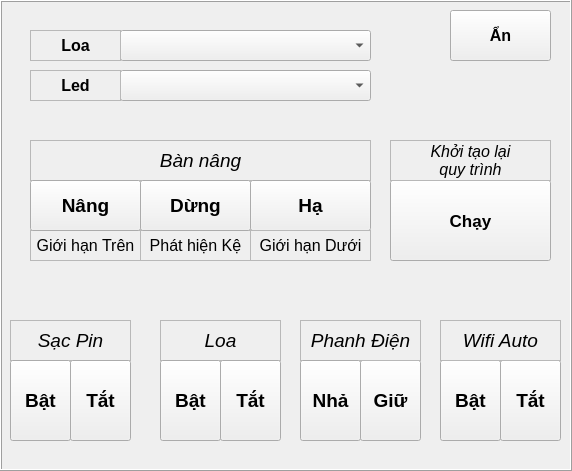
    <widget class="QFrame" name="fr_handMode_extend">
     <property name="geometry">
      <rect>
       <x>319</x>
       <y>0</y>
       <width>572</width>
       <height>471</height>
      </rect>
     </property>
     <property name="autoFillBackground">
      <bool>true</bool>
     </property>
     <property name="frameShape">
      <enum>QFrame::Box</enum>
     </property>
     <property name="frameShadow">
      <enum>QFrame::Raised</enum>
     </property>
     <widget class="QPushButton" name="bt_disableBrake_off">
      <property name="geometry">
       <rect>
        <x>360</x>
        <y>360</y>
        <width>61</width>
        <height>81</height>
       </rect>
      </property>
      <property name="font">
       <font>
        <pointsize>14</pointsize>
        <weight>75</weight>
        <bold>true</bold>
       </font>
      </property>
      <property name="text">
       <string>Giữ</string>
      </property>
     </widget>
     <widget class="QLabel" name="lb_charger">
      <property name="geometry">
       <rect>
        <x>10</x>
        <y>320</y>
        <width>121</width>
        <height>41</height>
       </rect>
      </property>
      <property name="font">
       <font>
        <pointsize>14</pointsize>
        <weight>50</weight>
        <italic>true</italic>
        <bold>false</bold>
       </font>
      </property>
      <property name="autoFillBackground">
       <bool>false</bool>
      </property>
      <property name="frameShape">
       <enum>QFrame::StyledPanel</enum>
      </property>
      <property name="lineWidth">
       <number>1</number>
      </property>
      <property name="midLineWidth">
       <number>0</number>
      </property>
      <property name="text">
       <string>Sạc Pin</string>
      </property>
      <property name="scaledContents">
       <bool>false</bool>
      </property>
      <property name="alignment">
       <set>Qt::AlignCenter</set>
      </property>
      <property name="wordWrap">
       <bool>false</bool>
      </property>
      <property name="openExternalLinks">
       <bool>false</bool>
      </property>
     </widget>
     <widget class="QLabel" name="lb_speaker">
      <property name="geometry">
       <rect>
        <x>160</x>
        <y>320</y>
        <width>121</width>
        <height>41</height>
       </rect>
      </property>
      <property name="font">
       <font>
        <pointsize>14</pointsize>
        <weight>50</weight>
        <italic>true</italic>
        <bold>false</bold>
       </font>
      </property>
      <property name="autoFillBackground">
       <bool>false</bool>
      </property>
      <property name="frameShape">
       <enum>QFrame::StyledPanel</enum>
      </property>
      <property name="lineWidth">
       <number>1</number>
      </property>
      <property name="midLineWidth">
       <number>0</number>
      </property>
      <property name="text">
       <string>Loa</string>
      </property>
      <property name="scaledContents">
       <bool>false</bool>
      </property>
      <property name="alignment">
       <set>Qt::AlignCenter</set>
      </property>
      <property name="wordWrap">
       <bool>false</bool>
      </property>
      <property name="openExternalLinks">
       <bool>false</bool>
      </property>
     </widget>
     <widget class="QLabel" name="lb_brake">
      <property name="geometry">
       <rect>
        <x>300</x>
        <y>320</y>
        <width>121</width>
        <height>41</height>
       </rect>
      </property>
      <property name="font">
       <font>
        <pointsize>14</pointsize>
        <weight>50</weight>
        <italic>true</italic>
        <bold>false</bold>
       </font>
      </property>
      <property name="autoFillBackground">
       <bool>false</bool>
      </property>
      <property name="frameShape">
       <enum>QFrame::StyledPanel</enum>
      </property>
      <property name="lineWidth">
       <number>1</number>
      </property>
      <property name="midLineWidth">
       <number>0</number>
      </property>
      <property name="text">
       <string>Phanh Điện</string>
      </property>
      <property name="scaledContents">
       <bool>false</bool>
      </property>
      <property name="alignment">
       <set>Qt::AlignCenter</set>
      </property>
      <property name="wordWrap">
       <bool>false</bool>
      </property>
      <property name="openExternalLinks">
       <bool>false</bool>
      </property>
     </widget>
     <widget class="QPushButton" name="bt_charger_on">
      <property name="geometry">
       <rect>
        <x>10</x>
        <y>360</y>
        <width>61</width>
        <height>81</height>
       </rect>
      </property>
      <property name="font">
       <font>
        <pointsize>14</pointsize>
        <weight>75</weight>
        <bold>true</bold>
       </font>
      </property>
      <property name="text">
       <string>Bật</string>
      </property>
      <property name="checkable">
       <bool>false</bool>
      </property>
      <property name="autoRepeat">
       <bool>true</bool>
      </property>
      <property name="autoExclusive">
       <bool>true</bool>
      </property>
      <property name="autoRepeatDelay">
       <number>300</number>
      </property>
      <property name="autoRepeatInterval">
       <number>100</number>
      </property>
      <property name="autoDefault">
       <bool>true</bool>
      </property>
      <property name="default">
       <bool>false</bool>
      </property>
      <property name="flat">
       <bool>false</bool>
      </property>
     </widget>
     <widget class="QPushButton" name="bt_speaker_on">
      <property name="geometry">
       <rect>
        <x>160</x>
        <y>360</y>
        <width>61</width>
        <height>81</height>
       </rect>
      </property>
      <property name="font">
       <font>
        <pointsize>14</pointsize>
        <weight>75</weight>
        <bold>true</bold>
       </font>
      </property>
      <property name="text">
       <string>Bật</string>
      </property>
     </widget>
     <widget class="QPushButton" name="bt_speaker_off">
      <property name="geometry">
       <rect>
        <x>220</x>
        <y>360</y>
        <width>61</width>
        <height>81</height>
       </rect>
      </property>
      <property name="font">
       <font>
        <pointsize>14</pointsize>
        <weight>75</weight>
        <bold>true</bold>
       </font>
      </property>
      <property name="text">
       <string>Tắt</string>
      </property>
     </widget>
     <widget class="QPushButton" name="bt_disableBrake_on">
      <property name="geometry">
       <rect>
        <x>300</x>
        <y>360</y>
        <width>61</width>
        <height>81</height>
       </rect>
      </property>
      <property name="font">
       <font>
        <pointsize>14</pointsize>
        <weight>75</weight>
        <bold>true</bold>
       </font>
      </property>
      <property name="text">
       <string>Nhả</string>
      </property>
     </widget>
     <widget class="QPushButton" name="bt_charger_off">
      <property name="geometry">
       <rect>
        <x>70</x>
        <y>360</y>
        <width>61</width>
        <height>81</height>
       </rect>
      </property>
      <property name="font">
       <font>
        <pointsize>14</pointsize>
        <weight>75</weight>
        <bold>true</bold>
       </font>
      </property>
      <property name="text">
       <string>Tắt</string>
      </property>
      <property name="autoRepeatDelay">
       <number>300</number>
      </property>
      <property name="autoRepeatInterval">
       <number>100</number>
      </property>
     </widget>
     <widget class="QPushButton" name="bt_controlConveyor_hide">
      <property name="geometry">
       <rect>
        <x>450</x>
        <y>10</y>
        <width>101</width>
        <height>51</height>
       </rect>
      </property>
      <property name="font">
       <font>
        <pointsize>12</pointsize>
        <weight>75</weight>
        <bold>true</bold>
       </font>
      </property>
      <property name="text">
       <string>Ẩn</string>
      </property>
     </widget>
     <widget class="QLabel" name="lbv_conveyorA">
      <property name="geometry">
       <rect>
        <x>30</x>
        <y>140</y>
        <width>341</width>
        <height>41</height>
       </rect>
      </property>
      <property name="font">
       <font>
        <pointsize>14</pointsize>
        <weight>50</weight>
        <italic>true</italic>
        <bold>false</bold>
       </font>
      </property>
      <property name="autoFillBackground">
       <bool>false</bool>
      </property>
      <property name="frameShape">
       <enum>QFrame::StyledPanel</enum>
      </property>
      <property name="lineWidth">
       <number>2</number>
      </property>
      <property name="midLineWidth">
       <number>0</number>
      </property>
      <property name="text">
       <string>Bàn nâng</string>
      </property>
      <property name="scaledContents">
       <bool>false</bool>
      </property>
      <property name="alignment">
       <set>Qt::AlignCenter</set>
      </property>
      <property name="wordWrap">
       <bool>false</bool>
      </property>
      <property name="openExternalLinks">
       <bool>false</bool>
      </property>
     </widget>
     <widget class="QPushButton" name="bt_lift_down">
      <property name="geometry">
       <rect>
        <x>250</x>
        <y>180</y>
        <width>121</width>
        <height>51</height>
       </rect>
      </property>
      <property name="font">
       <font>
        <pointsize>14</pointsize>
        <weight>75</weight>
        <bold>true</bold>
       </font>
      </property>
      <property name="text">
       <string>Hạ</string>
      </property>
     </widget>
     <widget class="QLabel" name="lbc_limitBelow2">
      <property name="geometry">
       <rect>
        <x>250</x>
        <y>230</y>
        <width>121</width>
        <height>31</height>
       </rect>
      </property>
      <property name="font">
       <font>
        <pointsize>12</pointsize>
       </font>
      </property>
      <property name="autoFillBackground">
       <bool>false</bool>
      </property>
      <property name="frameShape">
       <enum>QFrame::StyledPanel</enum>
      </property>
      <property name="lineWidth">
       <number>1</number>
      </property>
      <property name="midLineWidth">
       <number>0</number>
      </property>
      <property name="text">
       <string>Giới hạn Dưới</string>
      </property>
      <property name="scaledContents">
       <bool>false</bool>
      </property>
      <property name="alignment">
       <set>Qt::AlignCenter</set>
      </property>
      <property name="wordWrap">
       <bool>false</bool>
      </property>
      <property name="openExternalLinks">
       <bool>false</bool>
      </property>
     </widget>
     <widget class="QLabel" name="lbc_limitAbove2">
      <property name="geometry">
       <rect>
        <x>30</x>
        <y>230</y>
        <width>111</width>
        <height>31</height>
       </rect>
      </property>
      <property name="font">
       <font>
        <pointsize>12</pointsize>
       </font>
      </property>
      <property name="autoFillBackground">
       <bool>false</bool>
      </property>
      <property name="frameShape">
       <enum>QFrame::StyledPanel</enum>
      </property>
      <property name="lineWidth">
       <number>1</number>
      </property>
      <property name="midLineWidth">
       <number>0</number>
      </property>
      <property name="text">
       <string>Giới hạn Trên</string>
      </property>
      <property name="scaledContents">
       <bool>false</bool>
      </property>
      <property name="alignment">
       <set>Qt::AlignCenter</set>
      </property>
      <property name="wordWrap">
       <bool>false</bool>
      </property>
      <property name="openExternalLinks">
       <bool>false</bool>
      </property>
     </widget>
     <widget class="QLabel" name="lbc_checkTray2">
      <property name="geometry">
       <rect>
        <x>140</x>
        <y>230</y>
        <width>111</width>
        <height>31</height>
       </rect>
      </property>
      <property name="font">
       <font>
        <pointsize>12</pointsize>
       </font>
      </property>
      <property name="autoFillBackground">
       <bool>false</bool>
      </property>
      <property name="frameShape">
       <enum>QFrame::StyledPanel</enum>
      </property>
      <property name="lineWidth">
       <number>1</number>
      </property>
      <property name="midLineWidth">
       <number>0</number>
      </property>
      <property name="text">
       <string>Phát hiện Kệ</string>
      </property>
      <property name="scaledContents">
       <bool>false</bool>
      </property>
      <property name="alignment">
       <set>Qt::AlignCenter</set>
      </property>
      <property name="wordWrap">
       <bool>false</bool>
      </property>
      <property name="openExternalLinks">
       <bool>false</bool>
      </property>
     </widget>
     <widget class="QPushButton" name="bt_lift_up">
      <property name="geometry">
       <rect>
        <x>30</x>
        <y>180</y>
        <width>111</width>
        <height>51</height>
       </rect>
      </property>
      <property name="font">
       <font>
        <pointsize>14</pointsize>
        <weight>75</weight>
        <bold>true</bold>
       </font>
      </property>
      <property name="text">
       <string>Nâng</string>
      </property>
     </widget>
     <widget class="QPushButton" name="bt_lift_reset">
      <property name="geometry">
       <rect>
        <x>140</x>
        <y>180</y>
        <width>111</width>
        <height>51</height>
       </rect>
      </property>
      <property name="font">
       <font>
        <pointsize>14</pointsize>
        <weight>75</weight>
        <bold>true</bold>
       </font>
      </property>
      <property name="text">
       <string>Dừng</string>
      </property>
     </widget>
     <widget class="QPushButton" name="bt_resetFrameWork">
      <property name="geometry">
       <rect>
        <x>390</x>
        <y>180</y>
        <width>161</width>
        <height>81</height>
       </rect>
      </property>
      <property name="font">
       <font>
        <pointsize>13</pointsize>
        <weight>75</weight>
        <bold>true</bold>
       </font>
      </property>
      <property name="text">
       <string>Chạy</string>
      </property>
     </widget>
     <widget class="QLabel" name="lb_speaker_2">
      <property name="geometry">
       <rect>
        <x>390</x>
        <y>140</y>
        <width>161</width>
        <height>41</height>
       </rect>
      </property>
      <property name="font">
       <font>
        <pointsize>12</pointsize>
        <weight>50</weight>
        <italic>true</italic>
        <bold>false</bold>
       </font>
      </property>
      <property name="autoFillBackground">
       <bool>false</bool>
      </property>
      <property name="frameShape">
       <enum>QFrame::StyledPanel</enum>
      </property>
      <property name="lineWidth">
       <number>1</number>
      </property>
      <property name="midLineWidth">
       <number>0</number>
      </property>
      <property name="text">
       <string>Khởi tạo lại
quy trình</string>
      </property>
      <property name="scaledContents">
       <bool>false</bool>
      </property>
      <property name="alignment">
       <set>Qt::AlignCenter</set>
      </property>
      <property name="wordWrap">
       <bool>false</bool>
      </property>
      <property name="openExternalLinks">
       <bool>false</bool>
      </property>
     </widget>
     <widget class="QComboBox" name="cb_listSpeak">
      <property name="geometry">
       <rect>
        <x>120</x>
        <y>30</y>
        <width>251</width>
        <height>31</height>
       </rect>
      </property>
      <property name="font">
       <font>
        <pointsize>12</pointsize>
       </font>
      </property>
      <property name="editable">
       <bool>false</bool>
      </property>
     </widget>
     <widget class="QLabel" name="lb_speakerSound">
      <property name="enabled">
       <bool>true</bool>
      </property>
      <property name="geometry">
       <rect>
        <x>30</x>
        <y>30</y>
        <width>91</width>
        <height>31</height>
       </rect>
      </property>
      <property name="font">
       <font>
        <pointsize>12</pointsize>
        <weight>75</weight>
        <bold>true</bold>
       </font>
      </property>
      <property name="autoFillBackground">
       <bool>false</bool>
      </property>
      <property name="frameShape">
       <enum>QFrame::StyledPanel</enum>
      </property>
      <property name="lineWidth">
       <number>1</number>
      </property>
      <property name="midLineWidth">
       <number>0</number>
      </property>
      <property name="text">
       <string>Loa</string>
      </property>
      <property name="scaledContents">
       <bool>false</bool>
      </property>
      <property name="alignment">
       <set>Qt::AlignCenter</set>
      </property>
      <property name="wordWrap">
       <bool>false</bool>
      </property>
      <property name="openExternalLinks">
       <bool>false</bool>
      </property>
     </widget>
     <widget class="QComboBox" name="cb_listLed">
      <property name="geometry">
       <rect>
        <x>120</x>
        <y>70</y>
        <width>251</width>
        <height>31</height>
       </rect>
      </property>
      <property name="font">
       <font>
        <pointsize>12</pointsize>
       </font>
      </property>
      <property name="editable">
       <bool>false</bool>
      </property>
     </widget>
     <widget class="QLabel" name="lb_light">
      <property name="enabled">
       <bool>true</bool>
      </property>
      <property name="geometry">
       <rect>
        <x>30</x>
        <y>70</y>
        <width>91</width>
        <height>31</height>
       </rect>
      </property>
      <property name="font">
       <font>
        <pointsize>12</pointsize>
        <weight>75</weight>
        <bold>true</bold>
       </font>
      </property>
      <property name="autoFillBackground">
       <bool>false</bool>
      </property>
      <property name="frameShape">
       <enum>QFrame::StyledPanel</enum>
      </property>
      <property name="lineWidth">
       <number>1</number>
      </property>
      <property name="midLineWidth">
       <number>0</number>
      </property>
      <property name="text">
       <string>Led</string>
      </property>
      <property name="scaledContents">
       <bool>false</bool>
      </property>
      <property name="alignment">
       <set>Qt::AlignCenter</set>
      </property>
      <property name="wordWrap">
       <bool>false</bool>
      </property>
      <property name="openExternalLinks">
       <bool>false</bool>
      </property>
     </widget>
     <widget class="QPushButton" name="bt_autoConnectWifi_off">
      <property name="geometry">
       <rect>
        <x>500</x>
        <y>360</y>
        <width>61</width>
        <height>81</height>
       </rect>
      </property>
      <property name="font">
       <font>
        <pointsize>14</pointsize>
        <weight>75</weight>
        <bold>true</bold>
       </font>
      </property>
      <property name="text">
       <string>Tắt</string>
      </property>
     </widget>
     <widget class="QPushButton" name="bt_autoConnectWifi_on">
      <property name="geometry">
       <rect>
        <x>440</x>
        <y>360</y>
        <width>61</width>
        <height>81</height>
       </rect>
      </property>
      <property name="font">
       <font>
        <pointsize>14</pointsize>
        <weight>75</weight>
        <bold>true</bold>
       </font>
      </property>
      <property name="text">
       <string>Bật</string>
      </property>
     </widget>
     <widget class="QLabel" name="lb_wifi_auto">
      <property name="geometry">
       <rect>
        <x>440</x>
        <y>320</y>
        <width>121</width>
        <height>41</height>
       </rect>
      </property>
      <property name="font">
       <font>
        <pointsize>14</pointsize>
        <weight>50</weight>
        <italic>true</italic>
        <bold>false</bold>
       </font>
      </property>
      <property name="autoFillBackground">
       <bool>false</bool>
      </property>
      <property name="frameShape">
       <enum>QFrame::StyledPanel</enum>
      </property>
      <property name="lineWidth">
       <number>1</number>
      </property>
      <property name="midLineWidth">
       <number>0</number>
      </property>
      <property name="text">
       <string>Wifi Auto</string>
      </property>
      <property name="scaledContents">
       <bool>false</bool>
      </property>
      <property name="alignment">
       <set>Qt::AlignCenter</set>
      </property>
      <property name="wordWrap">
       <bool>false</bool>
      </property>
      <property name="openExternalLinks">
       <bool>false</bool>
      </property>
     </widget>
    </widget>
